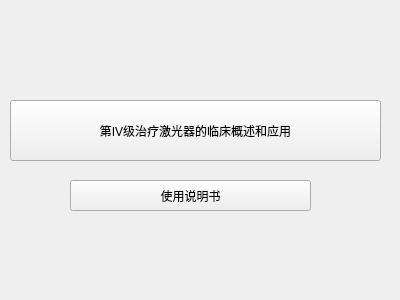
<?xml version="1.0" encoding="UTF-8"?>
<ui version="4.0">
 <class>Instruction</class>
 <widget class="QWidget" name="Instruction">
  <property name="geometry">
   <rect>
    <x>0</x>
    <y>0</y>
    <width>400</width>
    <height>300</height>
   </rect>
  </property>
  <property name="windowTitle">
   <string>说明书</string>
  </property>
  <widget class="QPushButton" name="instructionBtn1">
   <property name="geometry">
    <rect>
     <x>10</x>
     <y>100</y>
     <width>371</width>
     <height>61</height>
    </rect>
   </property>
   <property name="text">
    <string>第IV级治疗激光器的临床概述和应用</string>
   </property>
  </widget>
  <widget class="QPushButton" name="instructionBtn2">
   <property name="geometry">
    <rect>
     <x>70</x>
     <y>180</y>
     <width>241</width>
     <height>31</height>
    </rect>
   </property>
   <property name="text">
    <string>使用说明书</string>
   </property>
  </widget>
 </widget>
 <resources/>
 <connections/>
</ui>
